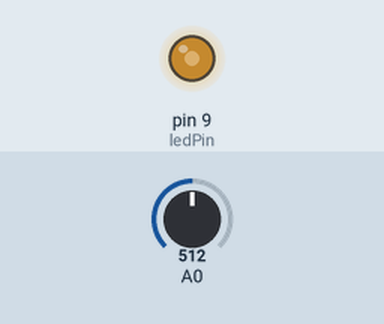
This sketch was run on a simulated Arduino Uno, built with avr-gcc and run on an emulated ATmega328P. On the bench: output pins drawn as LEDs (lit = HIGH). Inputs (shaded band) come from the test bench; at power-on: A0 = 512.

Above: at 1.2 s.
1.3 s: A0 set to 716
At 1.7 s:
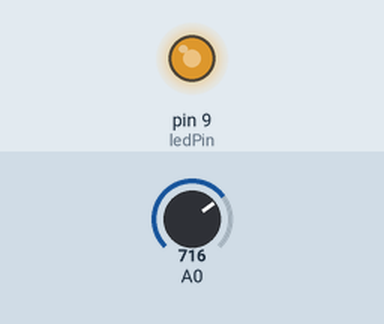
2.8 s: A0 set to 900
At 4.0 s:
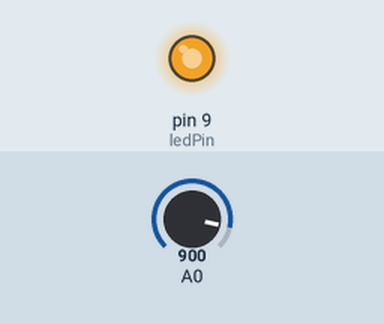
4.3 s: A0 set to 122
At 5.1 s:
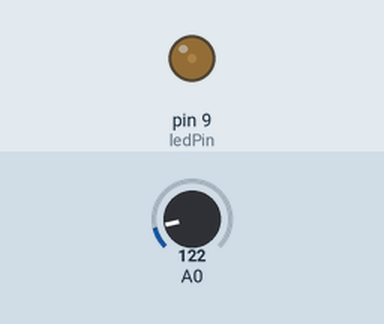
5.8 s: A0 set to 0
At 6.3 s:
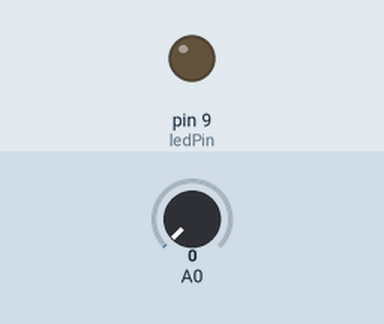
7.3 s: A0 set to 511
At 8.6 s:
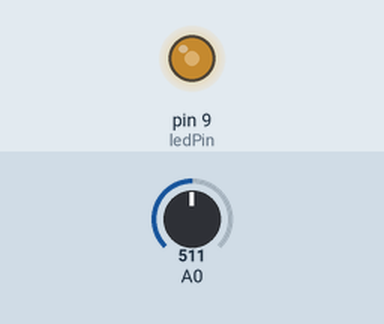
Timing chart, 0 to 9.8 s (numbered marks = the images above; inputs shaded):
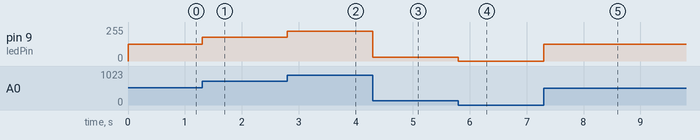

The sketch:

PotLED_Main.ino
```cpp
// Fade an LED up/down using PWM (pin 9) with speed set by a pot on A0.

const int ledPin = 9;   // must be a PWM pin: 3,5,6,9,10,11 on Uno

void setup() {
  pinMode(ledPin, OUTPUT);
  // Optional: Serial.begin(9600);
}

void loop() {
  // Get value from potentiometer (Connected to A0)
  int pot = analogRead(A0);

  // Set brightness for LED (Remap the scale from one to the other)
  // In this case the binary value to an LED value
  int brightness = map(pot, 0, 1023, 0, 255);

  // Output to LED
  analogWrite(ledPin, brightness);
}
```

Measured:
- after the input at 1.3 s, pin 9 (ledPin): 127/255 → 178/255 at once
- after the input at 2.8 s, pin 9 (ledPin): 178/255 → 224/255 at once
- after the input at 4.3 s, pin 9 (ledPin): 224/255 → 30/255 at once
- after the input at 5.8 s, pin 9 (ledPin): 30/255 → 0/255 at once
- after the input at 7.3 s, pin 9 (ledPin): 0/255 → 127/255 at once
